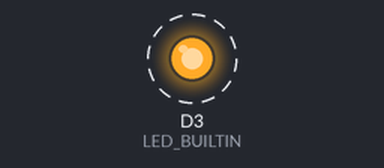
A sketch run on a simulated nRF52 board. Shown: output pins drawn as LEDs (lit = HIGH). Dashed ring = blinking.

Above: at 0.5 s.
Timing chart, 0 to 4.6 s (numbered marks = the images above):
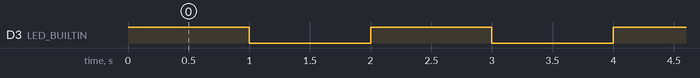

Measured:
- by itself, D3 (LED_BUILTIN): alternates HIGH for 1.0 s and LOW for 1.0 s

The sketch:

board_blink_test.ino
```cpp
// #include <Arduino.h>
// #include <Adafruit_NeoPixel.h>
// #include <bluefruit.h>

// void setup() {
//   // put your setup code here, to run once:
//   Serial.begin(115200);
//   pinMode(16, INPUT);

// }

// void loop() {
//   // put your main code here, to run repeatedly:
//   Serial.print("hello");
//   Serial.print(digitalRead(16));
//   delay(1000);
// }
#if defined(USE_TINYUSB)
#include <Adafruit_TinyUSB.h> // for Serial
#endif

void setup() {
  pinMode(LED_BUILTIN, OUTPUT);
}

void loop() {
  digitalWrite(LED_BUILTIN, HIGH);   // turn the LED on (HIGH is the voltage level)
  delay(1000);                       // wait for a second
  digitalWrite(LED_BUILTIN, LOW);    // turn the LED off by making the voltage LOW
  delay(1000);                       // wait for a second
}
```
